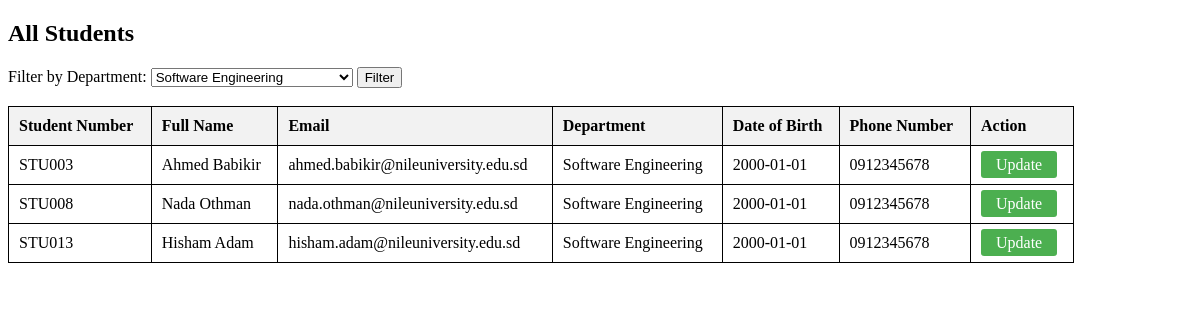
The app's page /Lab3/lab1_2_3-main/read_data.php?department=Software Engineering with its own data.
### tables this page shows
CREATE TABLE `students` (
  `id` int(11) NOT NULL,
  `student_number` varchar(20) DEFAULT NULL,
  `full_name` varchar(100) DEFAULT NULL,
  `email` varchar(100) DEFAULT NULL,
  `department` varchar(100) DEFAULT NULL,
  `date_of_birth` date DEFAULT NULL,
  `phone_number` varchar(20) DEFAULT NULL
);

### Lab3/lab1_2_3-main/read_data.php (the view, shortened to what this page needs)
<?php
require "db_connection.php";
$sql = "SELECT * FROM students";
$selected_department = "";
if (isset($_GET['department'])) {
    $selected_department = $_GET['department'];
}
if ($selected_department != "") {
    $sql = "SELECT * FROM students WHERE department = '$selected_department'";
} else {
    $sql = "SELECT * FROM students";
}
$result = mysqli_query($connection, $sql);
?>
<!DOCTYPE html>
<html lang="en">
<head>
</head>
<body>
<h2>All Students</h2>
<form method="GET" action="">
    <label>Filter by Department:</label>
    <select name="department">
        <option value="Software Engineering" <?php if($selected_department=="Software Engineering") echo "selected"; ?>>Software Engineering</option>
    </select>
    <button type="submit">Filter</button>
</form>
<br>
<table>
    <tr>
        <th>Student Number</th>
        <th>Full Name</th>
        <th>Email</th>
        <th>Department</th>
        <th>Date of Birth</th>
<th>Phone Number</th>
        <th>Action</th>
    </tr>
    <?php
while ($row = mysqli_fetch_assoc($result)) {
    echo "<tr>";
    echo "<td>" . $row["student_number"] . "</td>";
    echo "<td>" . $row["full_name"] . "</td>";
    echo "<td>" . $row["email"] . "</td>";
    echo "<td>" . $row["department"] . "</td>";
    echo "<td>" . $row["date_of_birth"] . "</td>";
    echo "<td>" . $row["phone_number"] . "</td>";
    echo "<td>
            <a class='edit-btn' href='update_data.php?student_number=" . $row["student_number"] . "'>
                Update
            </a>
          </td>";
    echo "</tr>";
}
    ?>
</table>
</body>
</html>

### Lab3/lab1_2_3-main/read_data.php (style rules this page uses)
table { border-collapse: collapse; width: 90%; }
th, td { border: 1px solid black; padding: 10px; text-align: left; }
th { background-color: #f2f2f2; }
.edit-btn { background-color: #4CAF50; color: white; padding: 5px 15px; text-decoration: none; border-radius: 3px; }

### records on screen
students: student_number "STU003", full_name "Ahmed Babikir", email "ahmed.babikir@nileuniversity.edu.sd", department "Software Engineering", date_of_birth "2000-01-01", phone_number "0912345678"
students: student_number "STU008", full_name "Nada Othman", email "nada.othman@nileuniversity.edu.sd", department "Software Engineering", date_of_birth "2000-01-01", phone_number "0912345678"
students: student_number "STU013", full_name "Hisham Adam", email "hisham.adam@nileuniversity.edu.sd", department "Software Engineering", date_of_birth "2000-01-01", phone_number "0912345678"
